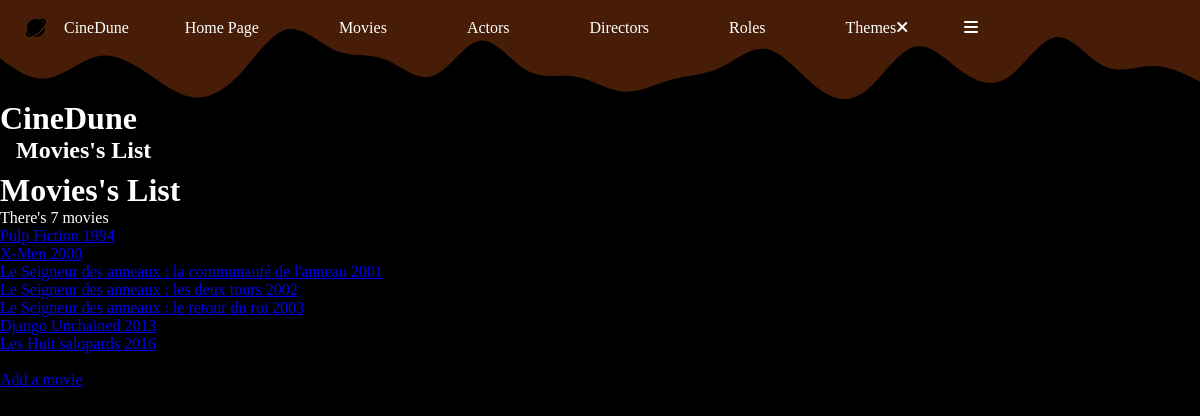
The app's page /index.php?action=listMovies, older data.
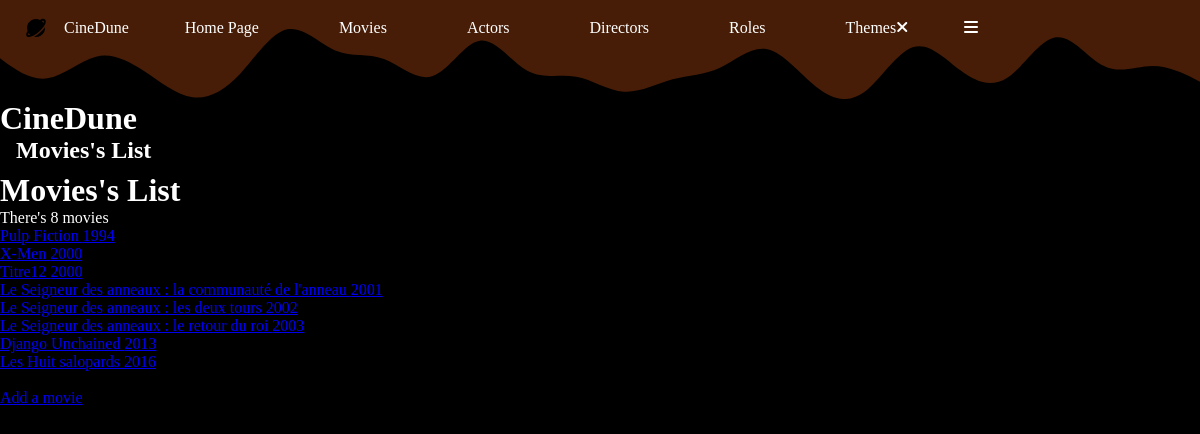
The same page, newer data.
### tables this page shows
CREATE TABLE IF NOT EXISTS `movie` (
  `idMovie` int NOT NULL AUTO_INCREMENT,
  `title` varchar(255) NOT NULL,
  `releaseYear` year NOT NULL,
  `duration` int NOT NULL DEFAULT '0',
  `note` float NOT NULL DEFAULT (0),
  `synopsis` text,
  `poster` varchar(255) NOT NULL,
  `idDirector` int NOT NULL,
  PRIMARY KEY (`idMovie`),
  KEY `idDirector` (`idDirector`),
  CONSTRAINT `FK1_movie_director` FOREIGN KEY (`idDirector`) REFERENCES `director` (`idDirector`)
);

### controller/MovieController.php (called while the page is built, shortened)
<?php
class MovieController
{
    public function listMovies()
    {
        $pdo = Connect::toLogIn();
        $requestMovies = $pdo->query("
        SELECT movie.idMovie, movie.title, movie.releaseYear, movie.duration, movie.note, movie.synopsis, movie.poster
        FROM movie
        ORDER BY releaseYear
        ");
        require "view/movies/listMovies.php";
    }
}

### view/movies/listMovies.php (the view, shortened to what this page needs)
<?php ob_start();
$movies = $requestMovies->fetchAll();
?>
<h1>Movies's List</h1>
<p>There's <?= $requestMovies->rowCount() ?> movies</p>
<?php
foreach($movies as $movie) {
?>
    <a href="index.php?action=moviesDetails&id=<?= $movie["idMovie"] ?>"><?= $movie["title"] . " " . $movie["releaseYear"] . "<br>" ?></a>
<?php
}
?>
<br>
<a href="index.php?action=addMovie">Add a movie</a>
<?php
$secondary_title = "Movies's List";
$content = ob_get_clean();
require "view/template.php";

### index.php (shortened to what this page needs)
<?php
$ctrlMain = new MainController();
$ctrlMovie = new MovieController();
if(isset($_GET["action"])){
    switch ($_GET["action"]) {
        case "listMovies" : $ctrlMovie->listMovies(); break;
    }
} else {
    $ctrlMain->main();
}

### view/template.php (shortened to what this page needs)
<!DOCTYPE html>
<html lang="en">
<head>
    <link rel="stylesheet" href="https://cdnjs.cloudflare.com/ajax/libs/font-awesome/6.5.1/css/all.min.css" />
    <link rel="stylesheet" href="https://cdn.jsdelivr.net/npm/swiper@11/swiper-bundle.min.css" />
    <link rel="stylesheet" href="public/css/style.css" />
</head>
<body>
    <header class="header" id="header">
        <img class="background__header" src="public/img/header.svg" alt="background header">
        <nav class="nav container">
            <a href="index.php" class="nav__logo">
                <img src="public/img/bxs-planet.svg" alt="Logo CineDune">CineDune
            </a>
            <div class="nav__menu" id="nav-menu">
                <ul class="nav__list">
                    <li class="nav__item">
                        <a href="index.php">Home Page</a>
                    </li>
                    <li class="nav__item">
                        <a href="index.php?action=listMovies">Movies</a>
                    </li>
                    <li class="nav__item">
                        <a href="index.php?action=listActors">Actors</a>
                    </li>
                    <li class="nav__item">
                        <a href="index.php?action=listDirectors">Directors</a>
                    </li>
                    <li class="nav__item">
                        <a href="index.php?action=listRoles">Roles</a>
                    </li>
                    <li class="nav__item">
                        <a href="index.php?action=listThemes">Themes</a>
                    </li>
                </ul>
                <div class="nav__close" id="nav-close">
                    <i class="fa-solid fa-xmark"></i>
                </div>
            </div>
            <div class="nav__actions">
                <div class="nav__toggle" id="nav-toggle">
                    <i class="fa-solid fa-bars"></i>
                </div>
            </div>
        </nav>
    </header>
    <div id="wrapper">
        <main>
            <div id="content">
                <h1>CineDune</h1>
                <h2><?= $secondary_title ?></h2>
                <?= $content ?>
            </div>
        </main>
    </div>
</body>
</html>

### public/css/style.css (style rules this page uses)
:root { --header-height: 3.5rem; --background-color: #000000; --brown-color: #471D07; --orange-color: #A2520D; --yellow-color: #D9A849; --text-color: #FFFFFF; --gradient-top: linear-gradient(90deg, #D9A849 0%, #A2520D 100%); --gradient-left: linear-gradient(90deg, rgba(162, 82, 13, 0.5) 0%, rgba(0, 0, 0, 0.5) 100%); --gradient-right: linear-gradient(90deg, rgba(0, 0, 0, 0.5) 0%, rgba(162, 82, 13, 0.5) 100%); --gradient-bottom: linear-gradient(359.4deg, rgba(162, 82, 13, 0.5) 0.52%, rgba(0, 0, 0, 0.5) 99.48%); --button-gradient: linear-gradient(90deg, #D9A849 1.11%, #A2520D 98.89%); --hypertext-underline-gradient: linear-gradient(0deg, #D9A849 0%, #A2520D 100%); --background-gradient: radial-gradient(131.8% 131.8% at 50% -31.8%, #D9A849 23%, #471D07 72.5%, #000000 100%); --swiper-pagination-color: var(--yellow-color); --title-font: "Dune Rise"; --h2-font: "Dune Rise"; --nav-text-font: "Champagne & Limousines"; --z-tooltip: 10; --z-fixed: 100; }
* { box-sizing: border-box; padding: 0; margin: 0; }
html { scroll-behavior: smooth; color: var(--text-color); }
body { background-color: var(--background-color); }
h2 { font-family: var(--h2-font); font-size: 1.5rem; padding-left: 1rem; padding-bottom: .5rem; }
ul { list-style: none; font-family: var(--nav-text-font); }
.container { max-width: 954px; margin-inline: 1.5rem; }
.header { position: fixed; width: 100%; top: 0; left: 0; z-index: var(--z-fixed); }
.background__header { position: absolute; width: 100%; top: -75px; }
.nav { position: relative; height: var(--header-height); display: flex; justify-content: space-between; align-items: center; }
.nav__logo { color: var(--text-color); display: flex; align-items: center; gap: 1rem; font-family: var(--title-font); text-decoration: none; transition: .5s; }
.nav__menu { display: flex; }
.nav__menu a { color: var(--text-color); text-decoration: none; transition: .5s; }
#wrapper { padding-top: 100px; }
@media screen and (min-width: 992px) { .nav__list { display: flex; flex-direction: row; gap: 5rem; align-items: center; justify-content: center; justify-items: center; } }

Row changes from the older to the newer data that the page shows:
added movie: title "Titre12", releaseYear "2000"
Text that changed along with them:
$requestMovies->rowCount(): "7" → "8"
